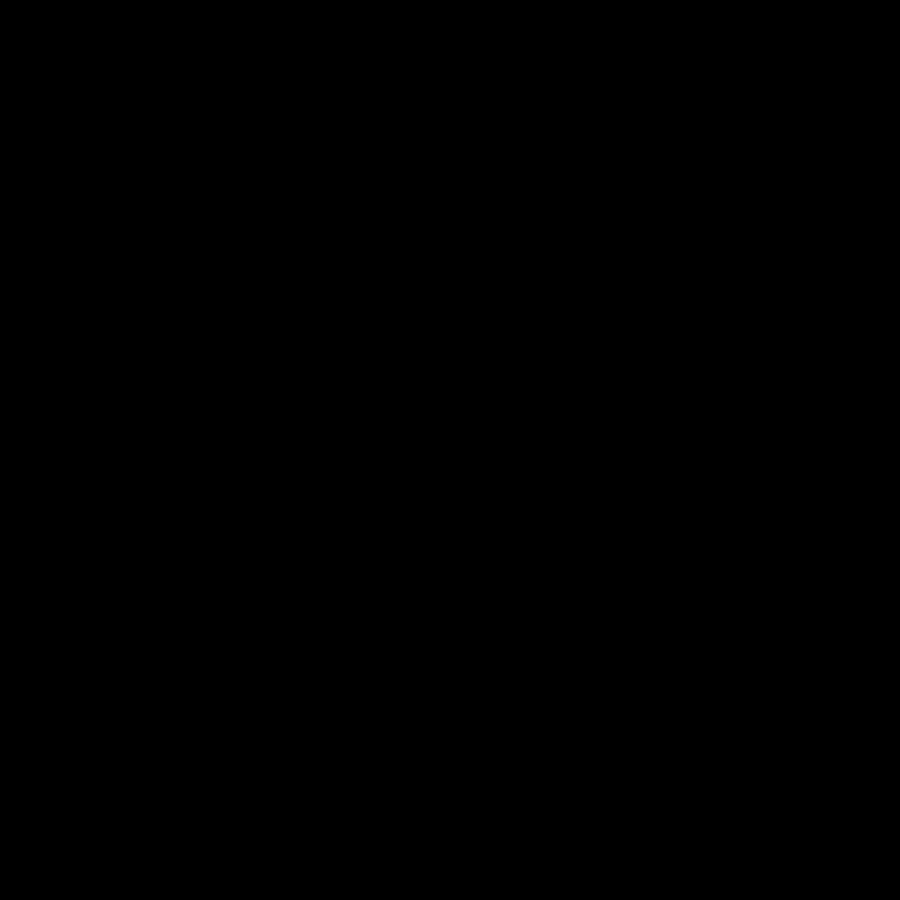
Frame 1 (no input)
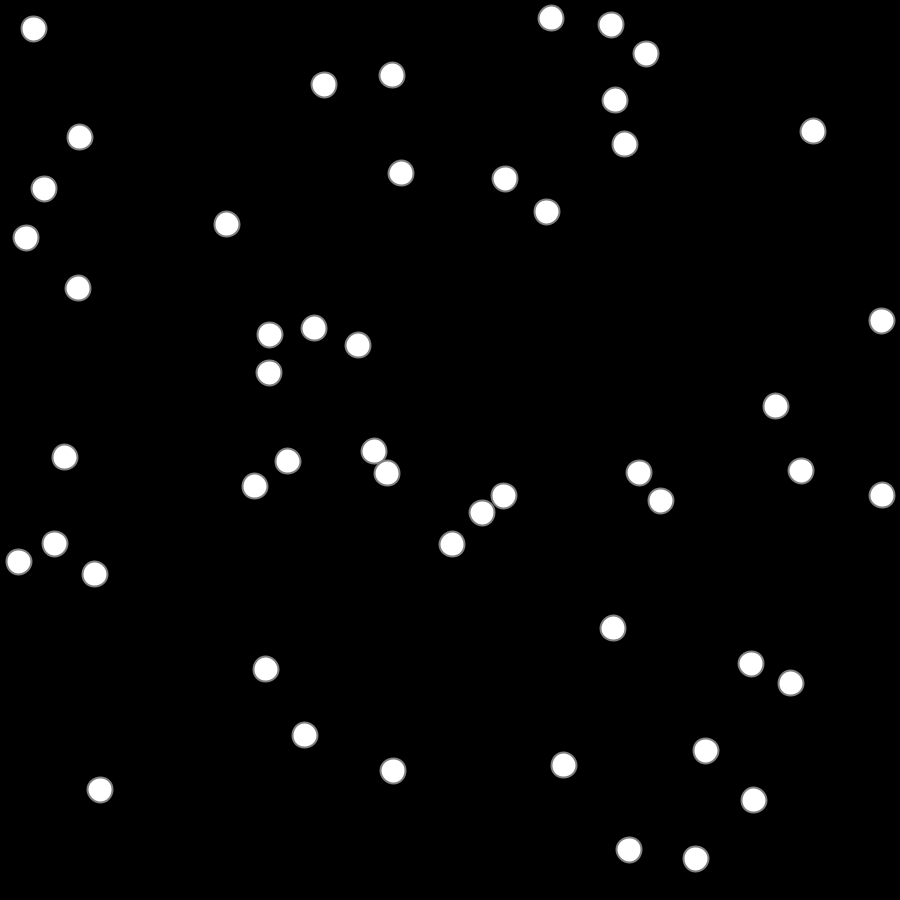
Frame 60 (the mouse pressed at the canvas centre just before this capture)
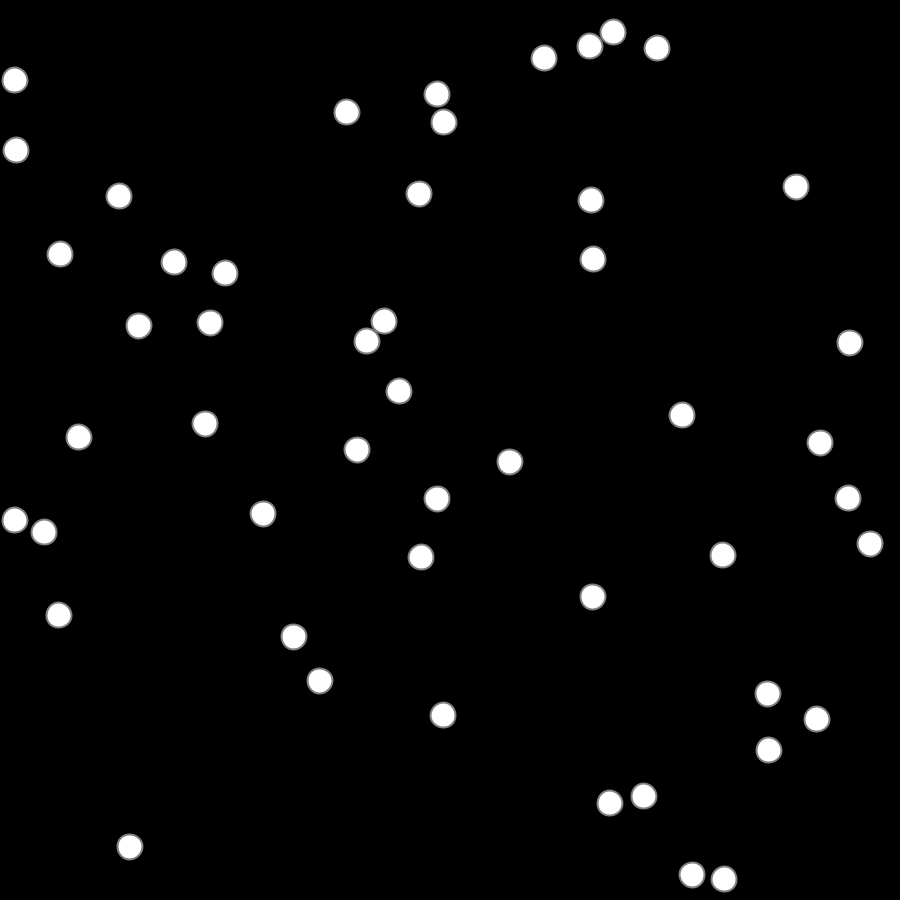
Frame 120 (the mouse held since frame 60 and released just before this capture)

The Processing sketch that drew these frames (run headless with seeded random() and noise(); from frame 60 on, the mouse is pressed at the canvas centre):

// Processing sketch: Particles01
// ── Particles01.pde
// "Naive" particles system with simplified phisics of collisions
////////////////////////////////////////////////////////////////////////
//
int circles = 50;
boolean torus=false;

boolean trace=false;
int diameter=25;
int radius=diameter/2;
float maxspeed=1;
int FRAMERATE=800;
int VISFREQ=8;//every N

float[]   xpos = new float[circles];
float[]   ypos = new float[circles];
float[]   xspeed = new float[circles];
float[]   yspeed = new float[circles];
boolean[] collision = new boolean[circles];

color[]   circolor = new color[circles];

boolean isPositionFree(int i)
{
  for(int j=0;j<circles;j++)
      if( j!=i 
      && dist(xpos[i],ypos[i],xpos[j],ypos[j])<=diameter )
            return false;
  return true;
}

void setup()
{
  size(900,900);
  smooth();
  background(0);
  frameRate(FRAMERATE);
  strokeWeight(2);

  for(int i=0;i<circles;i++)
  {
    do{
    xpos[i] = diameter/2+random(width-diameter);
    ypos[i] = diameter/2+random(height-diameter);
    }while(!isPositionFree(i));
    xspeed[i] = random(maxspeed*0.2,maxspeed)*(random(1.0)<0.5?-1:1);
    yspeed[i] = random(maxspeed*0.2,maxspeed)*(random(1.0)<0.5?-1:1);
    circolor[i] = color(255);
    collision[i] = false;
  }
}

void visualisation()
{
  if(!trace) background(0);
  else { fill(0,1);rect(0,0,width,height);}
  
  for(int i=0;i<circles;i++)
  {
    fill(circolor[i]);
    stroke(128);
    ellipse(xpos[i],ypos[i],diameter,diameter);
  }
}

void movement()
{
  for(int i=0;i<circles;i++){
    ypos[i]+=yspeed[i];
    xpos[i]+=xspeed[i];
  }
}

void bordersReaction()
//It detects collisions with borders
{
  for(int i=0;i<circles;i++)
    if(torus)
    {
      if(xpos[i]<0) xpos[i]=width-xpos[i];
      else
      if(xpos[i]>width) xpos[i]-=width;
      
      if(ypos[i]<0) ypos[i]=height-ypos[i];
      else
      if(ypos[i]>height) ypos[i]-=height;
    }
    else //Borders detection should depend on circle radius!
    {
      if(ypos[i]>(height-radius) || ypos[i]<radius)
        yspeed[i]*=-1;
      
      if(xpos[i]>(width-radius) || xpos[i]<radius)
        xspeed[i]*=-1;
    } 
}

void findcollisions()
//It detects collisions and triggers appropriate reaction procedures
{
    for(int i=0;i<(circles-1);i++){
     for(int j=(i+1);j<circles;j++){ 
      if( dist(xpos[i],ypos[i],xpos[j],ypos[j]) < diameter ){
          
          physicalCollision(i,j);
          
          reaction(i,j);
          reaction(j,i);
          
          //Prevent multiple reactions
          collision[i]=true;
          collision[j]=true;
      }
     }
    }
    
    for(int i=0;i<circles;i++) collision[i]=false;//Clear collisions
}

void physicalCollision(int i,int j)
//SIMPLIFIED elastic rebound, i.e. the physical reaction to collisions
{
  float xitmp=xspeed[i];
  float yitmp=yspeed[i];
  
  if(collision[i]==false){
     xspeed[i] = xspeed[j];
     yspeed[i] = yspeed[j];
  }
  
  if(collision[j]==false){
     xspeed[j] = xitmp;
     yspeed[j] = yitmp;
  }
}

void reaction(int i,int j)
// i-th agent reacts, j-th agent supplies data only!
{
  if(collision[i]==false){
    //... YOUR CODE
    //eg.:
    circolor[i]=color(0.9*red(circolor[i])+0.1*red(circolor[j]),
                      0.9*green(circolor[i])+0.1*green(circolor[j]),
                      0.9*blue(circolor[i])+0.1*blue(circolor[j]));
  }
}

void draw()
{
  if(frameCount%VISFREQ==0)
     visualisation();
  movement();
  bordersReaction();
  findcollisions();
}

//https://github.com/borkowsk/bookProcessingEN
